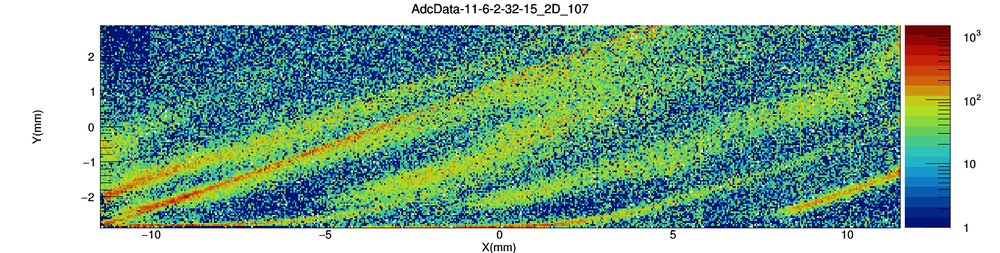
#> input picture data/Ion_track_frame-frame/AdcData-11-6-2-32-15-2D_107.png, 1000 x 253 px, shrunk from 1660 x 420 before the run, given in place of _crop_gray_AdcData-11-6-2-32-15-2D_24.png, which was not available
$ python morphology.py
#> lines starting #> are read from the running program, lines starting #| are printed output that depends on the picture; pictures that were not available may be replaced by others from this repository, and a replacement may not be noted
import cv2
import os
'''
获取结构元
cv2.getStructuringElement(shape=,ksize=,anchor=)
shape:cv2.MORPH_RECT为矩形结构元，cv2.MORPH_ELLIPSE为椭圆结构元，
cv2.MORPH_CROSS为十字交叉结构元
ksize:结构元的尺寸
anchor：结构元的锚点
腐蚀：取结构元中像素值最小
cv2.erode(src=,kernel=,anchor=,iterations=,borderType=,borderValue=)
kernel：结构元
anchor：结构元的锚点
iterations：腐蚀操作的次数
borderType：边界扩充类型
borderValue：边界扩充值
膨胀
cv2.dilate(src, kernel, dst=None, anchor=None, iterations=None, borderType=None, borderValue=None)
形态学操作的函数
cv2.morphologyEx(src, op, kernel, dst=None, anchor=None, iterations=None, borderType=None, borderValue=None)
op:形态学处理的各种运算,cv2.MORPH_OPEN为开运算（先腐蚀后膨胀），cv2.MORPH_CLOSE为闭运算
cv2.MORPH_ERODE为腐蚀，cv2.MORPH_DILATE为膨胀，cv2.MORPH_TOPHAT为顶帽操作(校正光照不均匀)，
cv2.MORPH_BLACKHAT为底帽运算，cv2.MORPH_GRADIENT为形态梯度
kernel：结构元
anchor：结构元的锚点
iterations：操作的次数
borderType：边界扩充类型
borderValue：边界扩充值
'''
save_cata = r"data\IonTrack\morphHyper"
fileName = 'init'

def initArgs():
    args = []

    src=cv2.imread(r'data\IonTrack\crop_gary\_crop_gray_AdcData-11-6-2-32-15-2D_24.png',0)
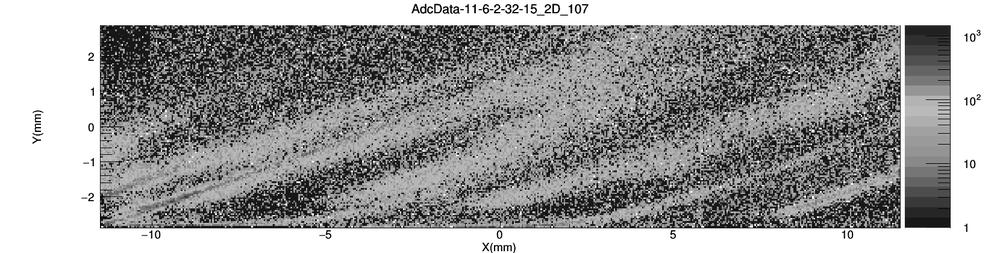
#> src: shape (253, 1000); min 0, max 255, mean 158.9
    min_radius,min_it=1,1#结构元半径和迭代次数
    print("cv2.MORPH_XXX value：{},{},{}".format(cv2.MORPH_RECT,cv2.MORPH_CROSS,cv2.MORPH_ELLIPSE))#形式参数序号，可以用0，1，2去表示
    min_kernel,max_kernel=0,2
    max_radius,max_it=20,20
    morphology=[cv2.MORPH_ERODE,cv2.MORPH_DILATE,cv2.MORPH_OPEN,cv2.MORPH_CLOSE,
                cv2.MORPH_GRADIENT,cv2.MORPH_TOPHAT,cv2.MORPH_BLACKHAT]#这几个全局常量就是1，2，3之类的

    args.extend((src, min_radius, max_radius, min_it, max_it, min_kernel, max_kernel, morphology)) # only need 1 parameter
    return args

class morphCustom():
    def __init__(self, args):
        # args：'src, min_radius, max_radius, min_it, max_it, min_kernel, max_kernel, morphology'
        self.args = args
        self.src = args[0]
        self.min_radius = args[1]
        self.max_radius = args[2]
        self.min_it = args[3]
        self.max_it = args[4]
        self.min_kernel = args[5]
        self.max_kernel = args[6]
        self.morphology = args[7]
        # self.fileName = 'init'
        self.nameList = ['ERODE','DILATE','OPEN','CLOSE',\
                'GRADIENT','TOPHAT','BLACKHAT']
        return

    def nothing(self, *args):#*args表示任何多个无名参数，它本质是一个tuple，tuple即不可改变的List
        pass

    def keyboardChange(self):
        try:
            num = int(input("1.cv2.MORPH_ERODE \n2.cv2.MORPH_DILATE \n3.cv2.MORPH_OPEN \n4.cv2.MORPH_CLOSE \
                \n5.cv2.MORPH_GRADIENT \n6.cv2.MORPH_TOPHAT \n7.cv2.MORPH_BLACKHAT \nchoose:"))
        except EOFError as e:
            pass
        # num = 1
        select = num - 1
        return self.morphology[select]

    # def iterMorph(self, morphCustom):
    #     self.morphCustomOther = morphCustom
    #     return

    def changeSrc(self, newSrc):
        self.src = newSrc
        return

    # def newFileName(self, newName):
    #     self.fileName = self.fileName + '+' + newName
    #     return

    def morph(self):
        self.morphType = self.keyboardChange()
        addFileName = self.nameList[self.morphType]
        # print(fileName)
        global fileName # 全局变量
        fileName = fileName + '+' +addFileName
        saveName = fileName + '.png'
        save_path = os.path.join(save_cata, saveName)
        print("fileName: {}".format(fileName))

        # print(self.morphType)
        cv2.namedWindow('morphology '+str(self.morphType), cv2.WINDOW_AUTOSIZE)#WINDOW_NORMAL可以自主调整windows大小
        cv2.createTrackbar('radius','morphology '+str(self.morphType), self.min_radius, self.max_radius, self.nothing)#创建调节结构元半径的进度条
        cv2.createTrackbar('it','morphology '+str(self.morphType), self.min_it, self.max_it, self.nothing)#创建调节迭代次数的进度条
        cv2.createTrackbar('kernel_style', 'morphology ' + str(self.morphType), self.min_kernel, self.max_kernel, self.nothing)  # 创建调节结构元类型的进度条
        while True:
            self.radius=cv2.getTrackbarPos('radius','morphology '+str(self.morphType))#获取进度条上当前radius的值
            self.it=cv2.getTrackbarPos('it','morphology '+str(self.morphType))
            self.kernel_style= cv2.getTrackbarPos('kernel_style', 'morphology ' + str(self.morphType))
            s=cv2.getStructuringElement(self.kernel_style, (2*self.radius+1,2*self.radius+1))
            d=cv2.morphologyEx(self.src,self.morphType,s,iterations=self.it)

            cv2.imshow('morphology '+str(self.morphType),d)
            ch=cv2.waitKey(5)
            # print(ch)
            if ch==32:#space键进行下一个
                d[d<50] = 0
                self.morphCustomOther = morphCustom(self.args)
                self.morphCustomOther.changeSrc(d)
                # self.morphCustomOther.newFileName(addFileName)
                self.morphCustomOther.morph()
            if ch==27:#按下ESC键退出内循环
                break
            if ch==0:#存储当前图像
                cv2.imwrite(save_path, d)
                print("save finished")
        cv2.destroyAllWindows()
        return


if __name__ == '__main__':
    args = initArgs()
#> args = 8 items

    morphCustom_0 = morphCustom(args)
#> in __init__, `self.min_radius = args[1]`: self.min_radius = 1
#> in __init__, `self.max_radius = args[2]`: self.max_radius = 20
#> in __init__, `self.min_it = args[3]`: self.min_it = 1
#> in __init__, `self.max_it = args[4]`: self.max_it = 20
#> in __init__, `self.min_kernel = args[5]`: self.min_kernel = 0
#> in __init__, `self.max_kernel = args[6]`: self.max_kernel = 2
#> in __init__, `self.morphology = args[7]`: self.morphology = [0, 1, 2, 3, 4, 5, 6]
    morphCustom_0.morph()
#> the answer given: 1
#> in morph, `self.morphType = self.keyboardChange()`: self.morphType = 0
#> in morph, `addFileName = self.nameList[self.morphType]`: addFileName = 'ERODE'
#> in morph, `fileName = fileName + '+' +addFileName`: fileName = 'init+ERODE'
#> in morph, `saveName = fileName + '.png'`: saveName = 'init+ERODE.png'
#| fileName: init+ERODE
#> slider 'kernel_style' is set to 1
#> in morph, `self.radius=cv2.getTrackbarPos('radius','morphology '+str(self.morphTy..`: self.radius = 1
#> in morph, `s=cv2.getStructuringElement(self.kernel_style, (2*self.radius+1,2*self..`: s = [[0, 1, 0], [1, 1, 1], [0, 1, 0]]
#> in morph, `d=cv2.morphologyEx(self.src,self.morphType,s,iterations=self.it)`:
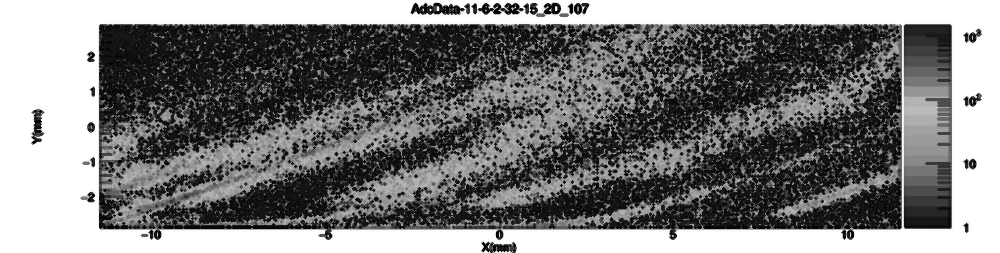
#> d: shape (253, 1000); min 0, max 255, mean 124.6
#> (key Esc is pressed here)


'''
for i in morphology:
    cv2.namedWindow('morphology '+str(i), cv2.WINDOW_AUTOSIZE)#WINDOW_NORMAL可以自主调整windows大小
    cv2.createTrackbar('radius','morphology '+str(i),radius,max_radius,nothing)#创建调节结构元半径的进度条
    cv2.createTrackbar('it','morphology '+str(i),it,max_it,nothing)#创建调节迭代次数的进度条
    cv2.createTrackbar('kernel_style', 'morphology ' + str(i), kernel_style, max_kernel, nothing)  # 创建调节结构元类型的进度条
    while True:
        radius=cv2.getTrackbarPos('radius','morphology '+str(i))#获取进度条上当前radius的值
        it=cv2.getTrackbarPos('it','morphology '+str(i))
        kernel_style= cv2.getTrackbarPos('kernel_style', 'morphology ' + str(i))
        s=cv2.getStructuringElement(kernel_style,(2*radius+1,2*radius+1))
        d=cv2.morphologyEx(src,i,s,iterations=it)
        cv2.imshow('morphology '+str(i),d)
        ch=cv2.waitKey(5)

        if ch==27:#按下ESC键退出内循环
            break
cv2.destroyAllWindows()
'''

$ run again, on data/Ion_track_frame-frame/AdcData-11-6-2-32-15-2D_127.png
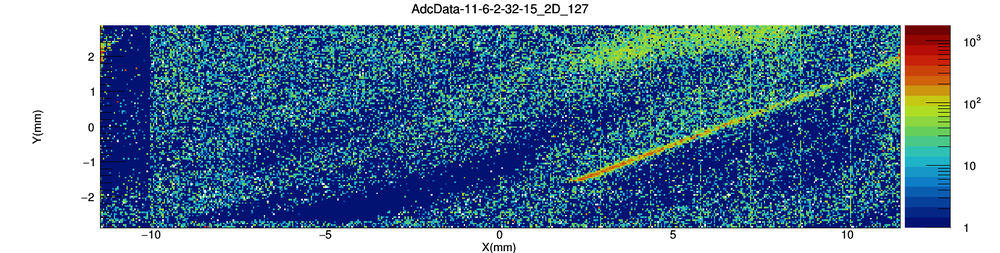
#> input picture data/Ion_track_frame-frame/AdcData-11-6-2-32-15-2D_127.png, 1000 x 253 px, shrunk from 1660 x 420 before the run, given in place of _crop_gray_AdcData-11-6-2-32-15-2D_24.png, which was not available
#> in initArgs, `src=cv2.imread(r'data\IonTrack\crop_gary\_crop_gray_AdcData-11-6-2-32-..`:
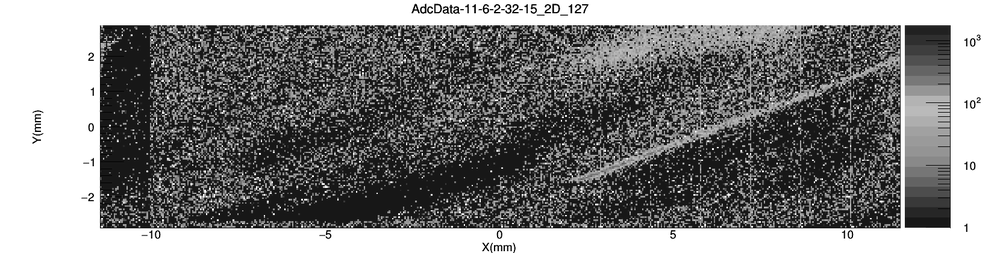
#> src: shape (253, 1000); min 0, max 255, mean 130.2
#> args = 8 items
#> self.min_radius = 1
#> self.max_radius = 20
#> self.min_it = 1
#> self.max_it = 20
#> self.min_kernel = 0
#> self.max_kernel = 2
#> self.morphology = [0, 1, 2, 3, 4, 5, 6]
#> self.morphType = 0
#> addFileName = 'ERODE'
#> fileName = 'init+ERODE'
#> saveName = 'init+ERODE.png'
#| fileName: init+ERODE
#> self.radius = 1
#> s = [[0, 1, 0], [1, 1, 1], [0, 1, 0]]
#> in morph, `d=cv2.morphologyEx(self.src,self.morphType,s,iterations=self.it)`:
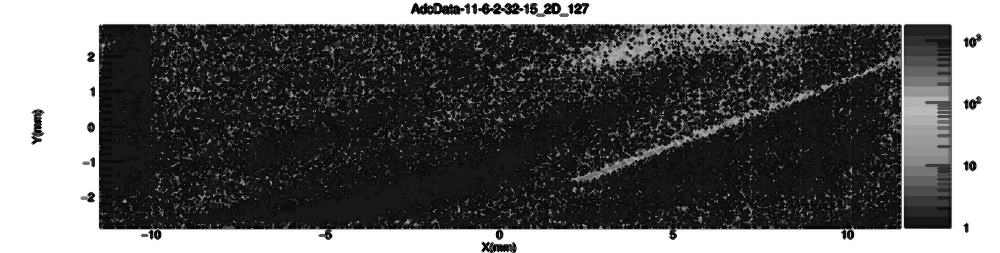
#> d: shape (253, 1000); min 0, max 255, mean 100.4
